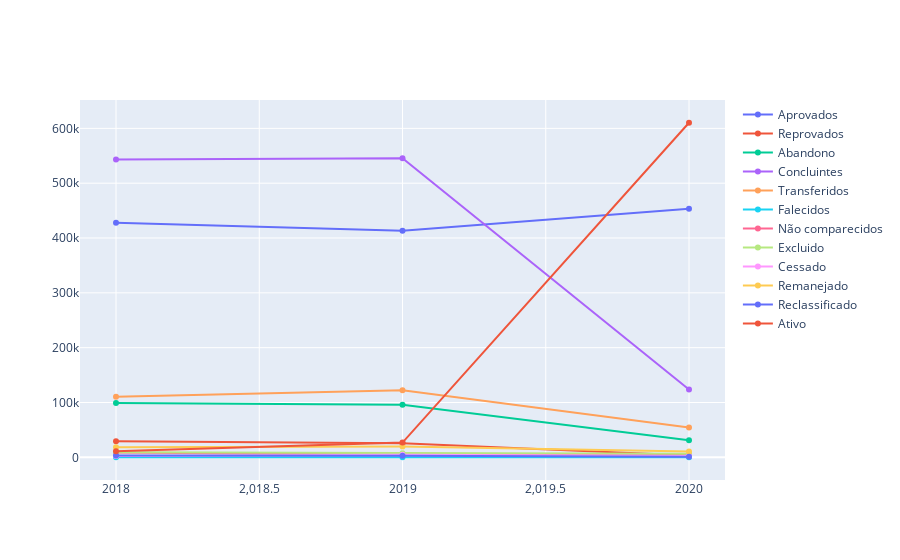

The notebook cell this image was saved under:
### Code cell
import plotly.express as px

columns = ['AN_LETIVO', 'SIT_AL_APROV', 'SIT_AL_REPROV', 'SIT_AL_ABAND', 'SIT_AL_CONCL', 'SIT_AL_TRANSF', 'SIT_AL_FALEC', 'SIT_AL_NCOM', 'SIT_AL_EXCL', 'SIT_AL_CES', 'SIT_AL_REMAN', 'SIT_AL_RECLAS', 'SIT_AL_ATIVO']
labels = ['Aprovados', 'Reprovados', 'Abandono', 'Concluintes', 'Transferidos', 'Falecidos', 'Não comparecidos', 'Excluido', 'Cessado', 'Remanejado', 'Reclassificado', 'Ativo']

df = pd.DataFrame(columns=columns)

df['AN_LETIVO'] = y['AN_LETIVO'].unique()

for column in columns[1:]:
    df[column] = list([np.sum(y.loc[y['AN_LETIVO'] == 2020][column]), np.sum(y.loc[y['AN_LETIVO'] == 2019][column]), np.sum(y.loc[y['AN_LETIVO'] == 2018][column])])

fig = go.Figure()
for i, column in enumerate(columns[1:]):
    fig.add_trace(go.Scatter(x=df["AN_LETIVO"], y=df[column], name=labels[i],
                        text=labels[i],
                        hoverinfo='text+y',
                        line_shape='linear'))
fig.show()

### Figure 1 — Plotly figure (JSON) as saved in the notebook; plotly's stock layout.template omitted (floating-point values rounded to 4 significant figures)
{"data": [{"hoverinfo": "text+y", "line": {"shape": "linear"}, "name": "Aprovados", "text": "Aprovados", "type": "scatter", "x": [2020, 2019, 2018], "y": [453478, 413079, 427675]}, {"hoverinfo": "text+y", "line": {"shape": "linear"}, "name": "Reprovados", "text": "Reprovados", "type": "scatter", "x": [2020, 2019, 2018], "y": [3273, 25877, 29410]}, {"hoverinfo": "text+y", "line": {"shape": "linear"}, "name": "Abandono", "text": "Abandono", "type": "scatter", "x": [2020, 2019, 2018], "y": [31041, 95939, 99153]}, {"hoverinfo": "text+y", "line": {"shape": "linear"}, "name": "Concluintes", "text": "Concluintes", "type": "scatter", "x": [2020, 2019, 2018], "y": [123737, 545677, 543220]}, {"hoverinfo": "text+y", "line": {"shape": "linear"}, "name": "Transferidos", "text": "Transferidos", "type": "scatter", "x": [2020, 2019, 2018], "y": [54517, 122435, 110392]}, {"hoverinfo": "text+y", "line": {"shape": "linear"}, "name": "Falecidos", "text": "Falecidos", "type": "scatter", "x": [2020, 2019, 2018], "y": [137, 155, 198]}, {"hoverinfo": "text+y", "line": {"shape": "linear"}, "name": "Não comparecidos", "text": "Não comparecidos", "type": "scatter", "x": [2020, 2019, 2018], "y": [3898, 4773, 8657]}, {"hoverinfo": "text+y", "line": {"shape": "linear"}, "name": "Excluido", "text": "Excluido", "type": "scatter", "x": [2020, 2019, 2018], "y": [6414, 7335, 9082]}, {"hoverinfo": "text+y", "line": {"shape": "linear"}, "name": "Cessado", "text": "Cessado", "type": "scatter", "x": [2020, 2019, 2018], "y": [2561, 4718, 2522]}, {"hoverinfo": "text+y", "line": {"shape": "linear"}, "name": "Remanejado", "text": "Remanejado", "type": "scatter", "x": [2020, 2019, 2018], "y": [10414, 19560, 18229]}, {"hoverinfo": "text+y", "line": {"shape": "linear"}, "name": "Reclassificado", "text": "Reclassificado", "type": "scatter", "x": [2020, 2019, 2018], "y": [1090, 3035, 3331]}, {"hoverinfo": "text+y", "line": {"shape": "linear"}, "name": "Ativo", "text": "Ativo", "type": "scatter", "x": [2020, 2019, 2018], "y": [610228, 26823, 10898]}], "layout": {}}
